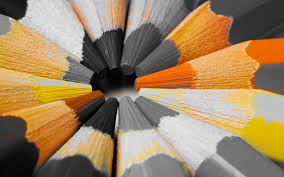
#> input picture Week 7/Day 32/images/colorful_1.jpg, 284 x 177 px
$ python masking_opencv_7.py
#> lines starting #> are read from the running program, lines starting #| are printed output that depends on the picture; after the words box and inside, x2 and y2 are one past the last pixel; in counts of white or black regions, pixels touching at a corner belong together
# 7.  Create a program to highlight yellow objects in an image (e.g., traffic signs).


import cv2
import numpy as np


image = cv2.imread('images/colorful_1.jpg')  # Change to your image
#> image is the input picture: shape (177, 284, 3); mean B, G, R 98.2, 132.7, 157.8

hsv = cv2.cvtColor(image, cv2.COLOR_BGR2HSV)
#> hsv: shape (177, 284, 3); mean H, S, V 28, 77.5, 158.3

lower_yellow = np.array([20, 100, 100])
upper_yellow = np.array([30, 255, 255])

mask = cv2.inRange(hsv, lower_yellow, upper_yellow)
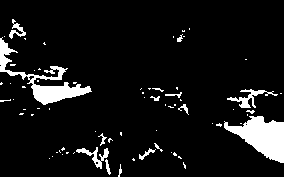
#> mask: shape (177, 284); 8.2% white; 71 white regions (55 under 20 px), largest, box (x1, y1, x2, y2) and area: (224, 116, 284, 163) 1523, (0, 37, 92, 105) 1357, (227, 89, 278, 108) 278

highlighted = cv2.bitwise_and(image, image, mask=mask)
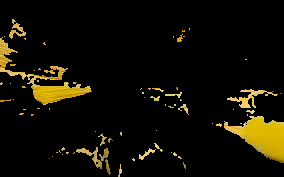
#> highlighted: shape (177, 284, 3); mean B, G, R 4.2, 14.3, 17.3

cv2.imshow("original image",image)
cv2.imshow('Highlighted Yellow Objects', highlighted)
cv2.waitKey(0)
cv2.destroyAllWindows()
